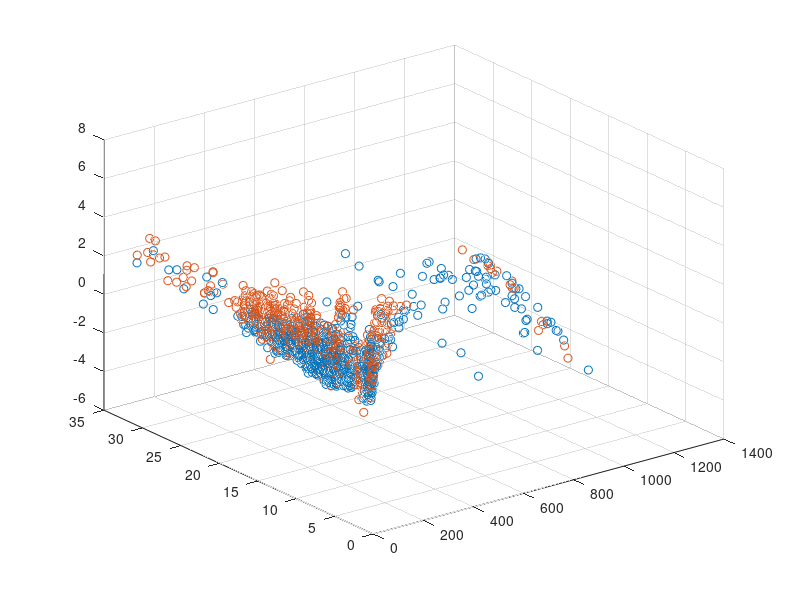
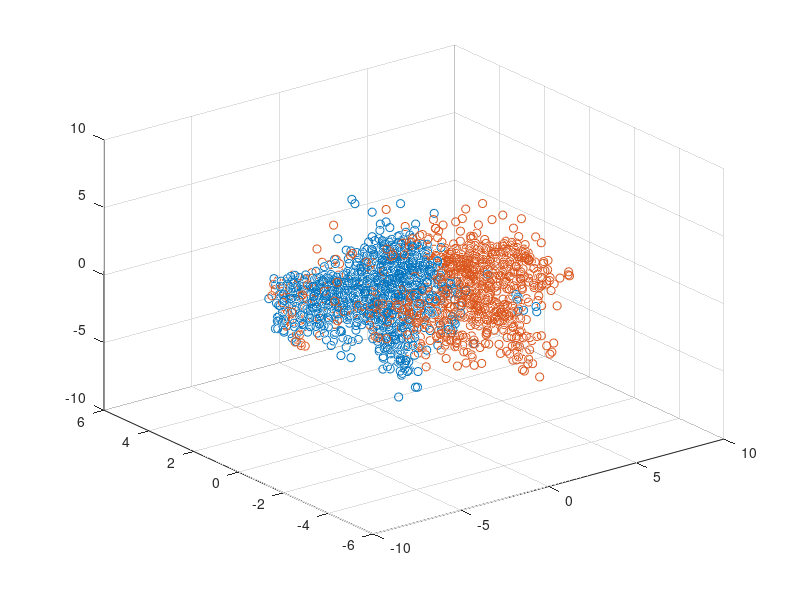
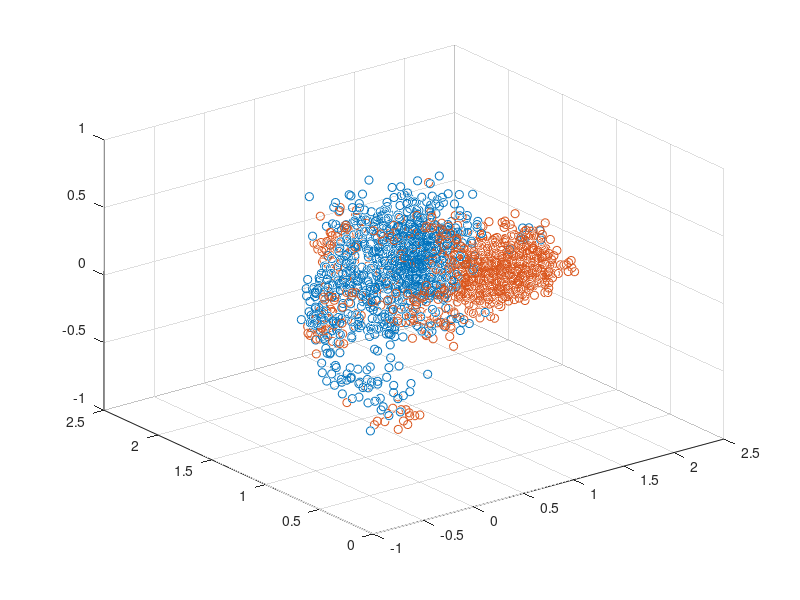

Write the MATLAB code that produced these figures, in order.
clear; clc; close all
load trainSet.mat
%%
% Non normalized data

xTrain = trainSet(:,1:end-1);
yTrain = trainSet(:,end);

reduced = pca(xTrain);
reducedxTrain = xTrain * reduced(:,1:3);
idx = trainSet(:,end) == 1;
first = reducedxTrain(:,1);
second = reducedxTrain(:,2);
third = reducedxTrain(:,3);

figure
scatter3(first(idx),second(idx),third(idx),'rx')
%plot(first(idx), second(idx), 'bx');
hold on
idx = yTrain == 0;
%plot(first(idx), second(idx), 'mx');
scatter3(first(idx),second(idx),third(idx),'bx')

%%
%Zero-mean Normalization

xTrain = trainSet(:,1:end-1);
yTrain = trainSet(:,end);
normalizationMean = mean(xTrain);
normalizationStd = std(xTrain); 
xTrain = (xTrain - repmat(normalizationMean, length(xTrain), 1))./repmat(normalizationStd, length(xTrain), 1);


reduced = pca(xTrain);
reducedxTrain = xTrain * reduced(:,1:3);
idx = trainSet(:,21) == 1;
first = reducedxTrain(:,1);
second = reducedxTrain(:,2);
third = reducedxTrain(:,3);

figure
scatter3(first(idx),second(idx),third(idx),'rx')
%plot(first(idx), second(idx), 'bx');
hold on
idx = trainSet(:,21) == 0;
%plot(first(idx), second(idx), 'mx');
scatter3(first(idx),second(idx),third(idx),'bx')

%%
%Min-max normalization

xTrain = trainSet(:,1:end-1);
yTrain = trainSet(:,end);
xTrain = (xTrain - repmat(min(xTrain), length(xTrain), 1)) ./ repmat(max(xTrain) - min(xTrain), length(xTrain),1);

reduced = pca(xTrain);
reducedxTrain = xTrain * reduced(:,1:3);
idx = trainSet(:,21) == 1;
first = reducedxTrain(:,1);
second = reducedxTrain(:,2);
third = reducedxTrain(:,3);

figure
scatter3(first(idx),second(idx),third(idx),'rx')
%plot(first(idx), second(idx), 'bx');
hold on
idx = trainSet(:,21) == 0;
%plot(first(idx), second(idx), 'mx');
scatter3(first(idx),second(idx),third(idx),'bx')
